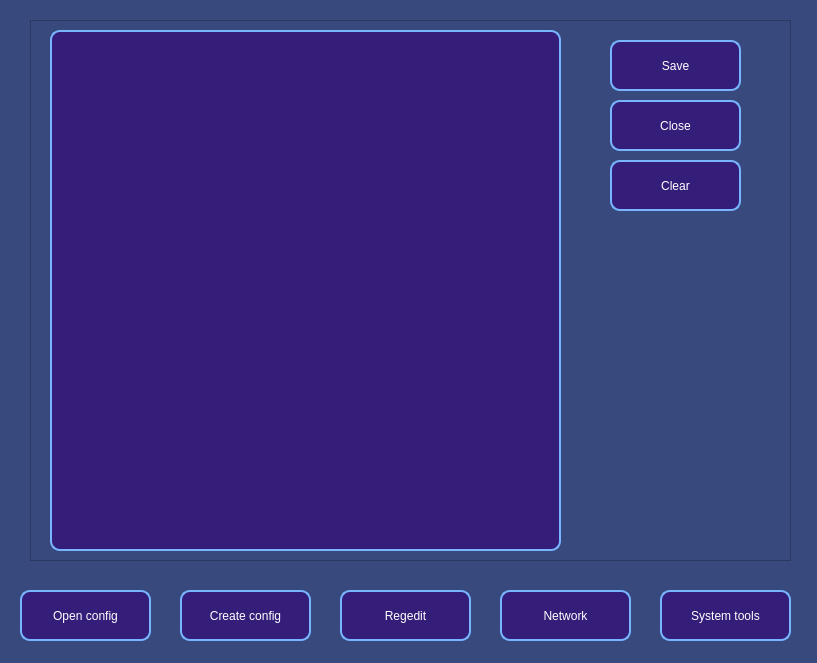
<?xml version="1.0" encoding="UTF-8"?>
<ui version="4.0">
 <class>Widget</class>
 <widget class="QWidget" name="Widget">
  <property name="geometry">
   <rect>
    <x>0</x>
    <y>0</y>
    <width>817</width>
    <height>663</height>
   </rect>
  </property>
  <property name="windowTitle">
   <string>Widget</string>
  </property>
  <property name="styleSheet">
   <string notr="true">background-color: rgb(56, 74, 125);</string>
  </property>
  <widget class="QPushButton" name="openConfig_pbn">
   <property name="geometry">
    <rect>
     <x>20</x>
     <y>590</y>
     <width>131</width>
     <height>51</height>
    </rect>
   </property>
   <property name="styleSheet">
    <string notr="true">font: 700 16pt &quot;System&quot;;
background-color: rgb(53, 30, 122);
color: rgb(255, 255, 255);
border-radius:10px;

border:2px solid rgb(121, 181, 255);
</string>
   </property>
   <property name="text">
    <string>Open config</string>
   </property>
  </widget>
  <widget class="QPushButton" name="createConfig_pbn">
   <property name="geometry">
    <rect>
     <x>180</x>
     <y>590</y>
     <width>131</width>
     <height>51</height>
    </rect>
   </property>
   <property name="styleSheet">
    <string notr="true">font: 700 16pt &quot;System&quot;;
background-color: rgb(53, 30, 122);
color: rgb(255, 255, 255);
border-radius:10px;

border:2px solid rgb(121, 181, 255);
</string>
   </property>
   <property name="text">
    <string>Create config</string>
   </property>
  </widget>
  <widget class="QPushButton" name="regedit_pbn">
   <property name="geometry">
    <rect>
     <x>340</x>
     <y>590</y>
     <width>131</width>
     <height>51</height>
    </rect>
   </property>
   <property name="styleSheet">
    <string notr="true">font: 700 16pt &quot;System&quot;;
background-color: rgb(53, 30, 122);
color: rgb(255, 255, 255);
border-radius:10px;

border:2px solid rgb(121, 181, 255);
</string>
   </property>
   <property name="text">
    <string>Regedit</string>
   </property>
  </widget>
  <widget class="QPushButton" name="network_pbn">
   <property name="geometry">
    <rect>
     <x>500</x>
     <y>590</y>
     <width>131</width>
     <height>51</height>
    </rect>
   </property>
   <property name="styleSheet">
    <string notr="true">font: 700 16pt &quot;System&quot;;
background-color: rgb(53, 30, 122);
color: rgb(255, 255, 255);
border-radius:10px;

border:2px solid rgb(121, 181, 255);
</string>
   </property>
   <property name="text">
    <string>Network</string>
   </property>
  </widget>
  <widget class="QPushButton" name="sys_pbn">
   <property name="geometry">
    <rect>
     <x>660</x>
     <y>590</y>
     <width>131</width>
     <height>51</height>
    </rect>
   </property>
   <property name="styleSheet">
    <string notr="true">font: 700 16pt &quot;System&quot;;
background-color: rgb(53, 30, 122);
color: rgb(255, 255, 255);
border-radius:10px;

border:2px solid rgb(121, 181, 255);
</string>
   </property>
   <property name="text">
    <string>System tools</string>
   </property>
  </widget>
  <widget class="QFrame" name="manConfig_frame">
   <property name="geometry">
    <rect>
     <x>30</x>
     <y>20</y>
     <width>761</width>
     <height>541</height>
    </rect>
   </property>
   <property name="styleSheet">
    <string notr="true"/>
   </property>
   <property name="frameShape">
    <enum>QFrame::StyledPanel</enum>
   </property>
   <property name="frameShadow">
    <enum>QFrame::Raised</enum>
   </property>
   <widget class="QPlainTextEdit" name="editorConf_txteditor">
    <property name="geometry">
     <rect>
      <x>20</x>
      <y>10</y>
      <width>511</width>
      <height>521</height>
     </rect>
    </property>
    <property name="styleSheet">
     <string notr="true">font: 700 18pt &quot;System&quot;;
background-color: rgb(53, 30, 122);
color: rgb(255, 255, 255);
border-radius:10px;

border:2px solid rgb(121, 181, 255);
</string>
    </property>
   </widget>
   <widget class="QPushButton" name="saveConf_btn">
    <property name="geometry">
     <rect>
      <x>580</x>
      <y>20</y>
      <width>131</width>
      <height>51</height>
     </rect>
    </property>
    <property name="styleSheet">
     <string notr="true">font: 700 16pt &quot;System&quot;;
background-color: rgb(53, 30, 122);
color: rgb(255, 255, 255);
border-radius:10px;

border:2px solid rgb(121, 181, 255);
</string>
    </property>
    <property name="text">
     <string>Save</string>
    </property>
   </widget>
   <widget class="QPushButton" name="closeConf_btn">
    <property name="geometry">
     <rect>
      <x>580</x>
      <y>80</y>
      <width>131</width>
      <height>51</height>
     </rect>
    </property>
    <property name="styleSheet">
     <string notr="true">font: 700 16pt &quot;System&quot;;
background-color: rgb(53, 30, 122);
color: rgb(255, 255, 255);
border-radius:10px;

border:2px solid rgb(121, 181, 255);
</string>
    </property>
    <property name="text">
     <string>Close</string>
    </property>
   </widget>
   <widget class="QPushButton" name="clearConf_btn">
    <property name="geometry">
     <rect>
      <x>580</x>
      <y>140</y>
      <width>131</width>
      <height>51</height>
     </rect>
    </property>
    <property name="styleSheet">
     <string notr="true">font: 700 16pt &quot;System&quot;;
background-color: rgb(53, 30, 122);
color: rgb(255, 255, 255);
border-radius:10px;

border:2px solid rgb(121, 181, 255);
</string>
    </property>
    <property name="text">
     <string>Clear</string>
    </property>
   </widget>
  </widget>
 </widget>
 <resources/>
 <connections/>
</ui>
